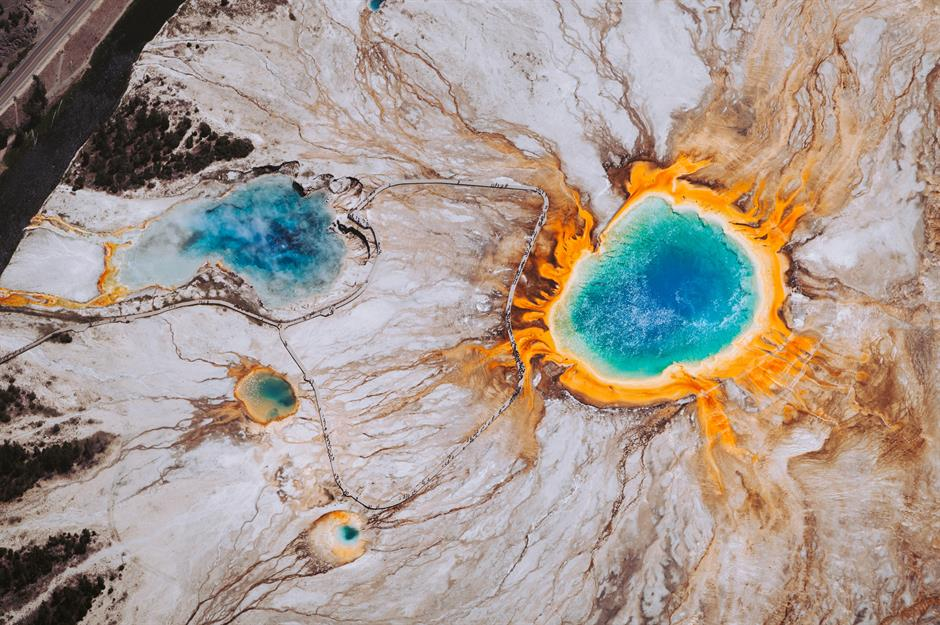
#> input picture test_images/anus1.jpg, 940 x 625 px
$ python PointOfInterestV3.py ../test_images/anus1.jpg
#> lines starting #> are read from the running program, lines starting #| are printed output that depends on the picture; after the words box and inside, x2 and y2 are one past the last pixel; in counts of white or black regions, pixels touching at a corner belong together
import os

import cv2
import numpy as np
import sys

filename = sys.argv[1]
filewithoutjpeg=filename[ 0 :len(filename)-5]
img = cv2.imread(filename)
#> img is the input picture: shape (625, 940, 3); mean B, G, R 143.5, 152.7, 165.7
img2 = cv2.imread(filename)
# Image meta Data
height, width, channels = img.shape
#> height = 625; width = 940; channels = 3

print(height, width, channels)
#| 625 940 3
gray = cv2.cvtColor(img, cv2.COLOR_BGR2GRAY)
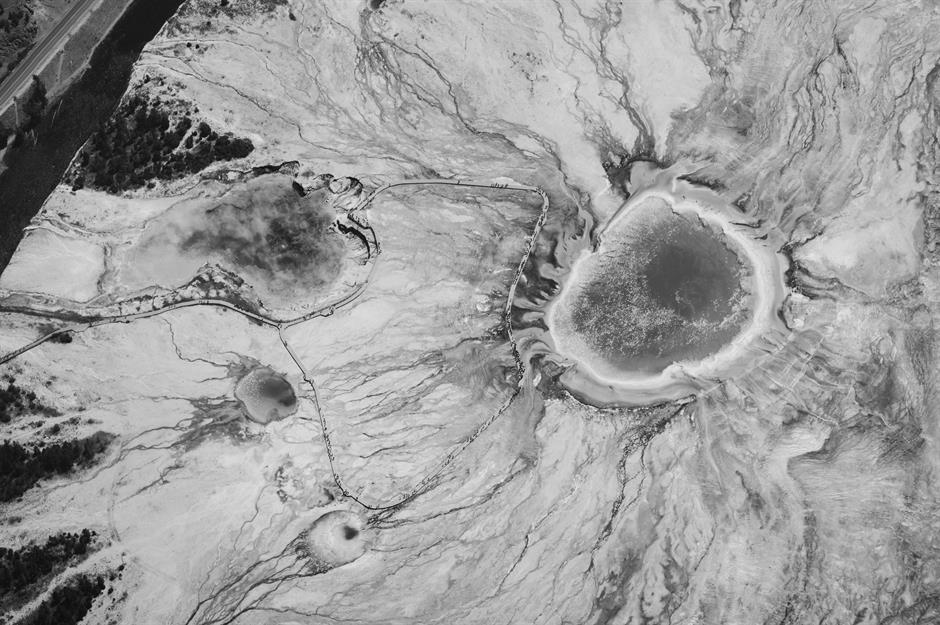
#> gray: shape (625, 940); min 0, max 243, mean 155.5
gray = np.float32(gray)
dst = cv2.cornerHarris(gray, 2, 7, 0.04)
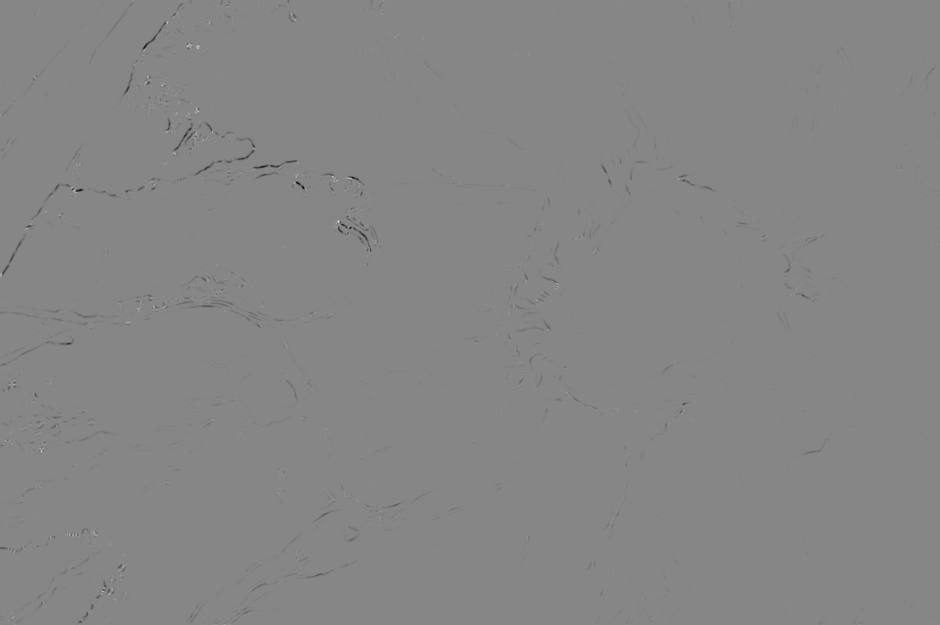
#> dst: shape (625, 940) float32; min -2.48e+11, max 2.23e+11, mean -500965216; drawn with min black and max white
dst[dst < 0.01 * dst.max()] = 202  # This is lazy threshold
# Threshold for an optimal value, it may vary depending on the image.
img[dst > 0.01 * dst.max()] = [0, 0, 255]
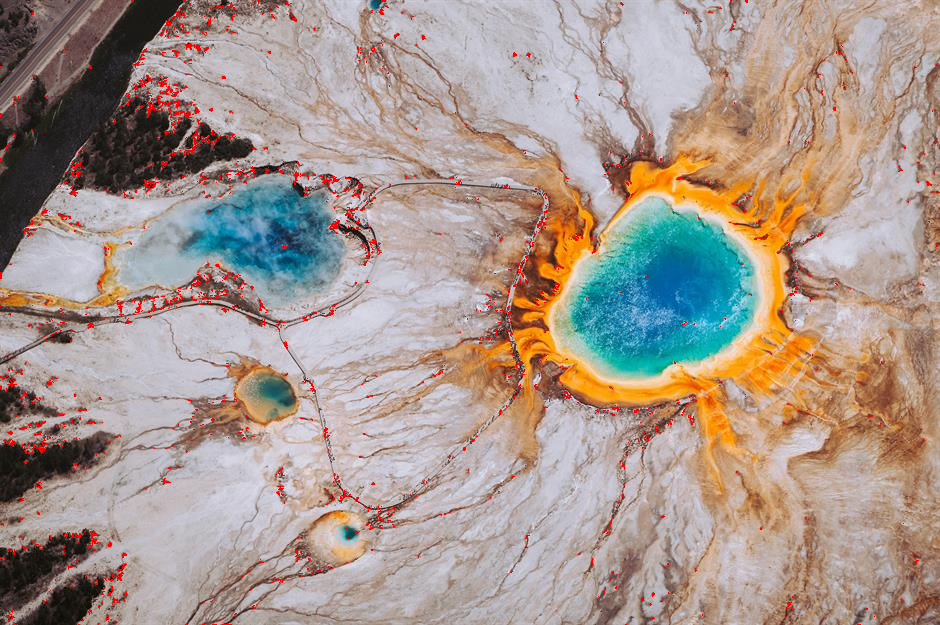
#> img: shape (625, 940, 3); 1.29% of pixels changed, all inside (x1, y1, x2, y2) = (0, 0, 940, 625)
cv2.imshow('dst', img)  # Remove from final sunmission.

# Write dest as txt to make it binary "edge" or "not"
k = 4
string = ""


if( not (os.path.isdir(filewithoutjpeg))):
            os.mkdir(filewithoutjpeg)

curretpath=os.path.abspath(os.getcwd())+"/"+filewithoutjpeg+"/"
os.chdir(curretpath)


extension = ".txt"

file_name =  filewithoutjpeg + extension
f= open(file_name, "w+")
f.write(str(height)+","+str(width)+","+str(k*k)+",")

new_height = int(height / k)
#> new_height = 156
new_width = int(width / k)
#> new_width = 235
part = 0
startIndexW = 0
startIndexH = 0
flag = 0
threshold = (new_height*new_width)*0.1
#> threshold = 3666
thresh_passed_count = 0
while part < k * k:
    # Each part processed , define start Indexes.
    startIndexW = (part % k) * new_width
    startIndexH = (int(part / k)) * new_height
    # Set count for every part.
    count = 0
    for i in range(startIndexH, startIndexH + new_height - 1):
        for j in range(startIndexW, startIndexW + new_width - 1):
            if dst[i, j] != 202:
                # print(count)
                count += 1
    # Edge point statistics
    # print ("part ",part," : has ",count," Dots")
    if count > threshold:
        print(" good part is ", part)
        thresh_passed_count += 1
        crop_img = img2[startIndexH:startIndexH + new_height - 1, startIndexW:startIndexW + new_width - 1]
        string = str(k) + '-' + str(part)


        f.write(str(part)+",")
        cv2.imwrite(curretpath+string+'-crop_img.jpeg', crop_img)

    part += 1
#> after the loop, part = 16; thresh_passed_count = 0


f.write(str(thresh_passed_count)+"/"+str(part))
f.close()

$ run again, on test_images/cloud1.jpeg
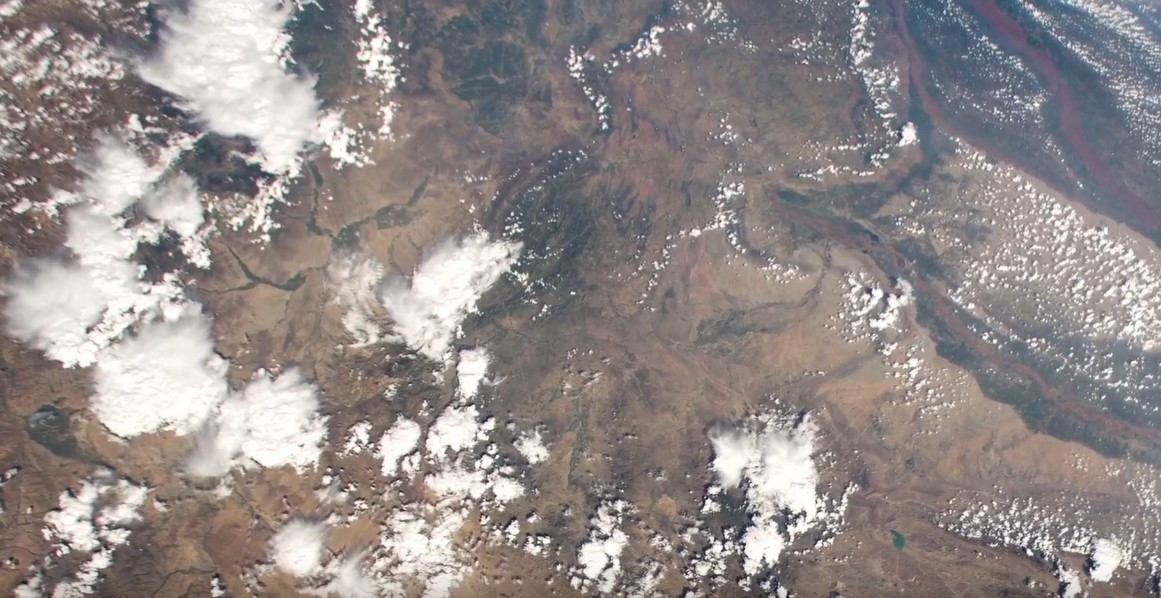
#> input picture test_images/cloud1.jpeg, 1161 x 598 px
#> img is the input picture: shape (598, 1161, 3); mean B, G, R 137.7, 138.7, 146.4
#| 598 1161 3
#> `dst[dst < 0.01 * dst.max()] = 202`:
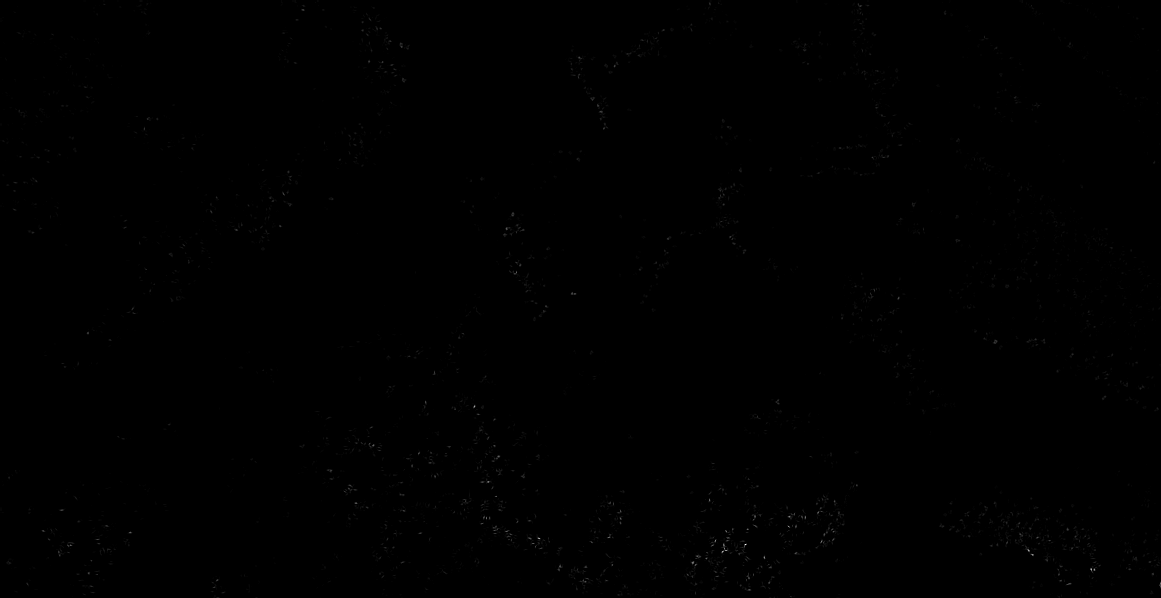
#> dst: shape (598, 1161) float32; min 202, max 2.72e+11, mean 314944256; drawn with min black and max white
#> `img[dst > 0.01 * dst.max()] = [0, 0, 255]`:
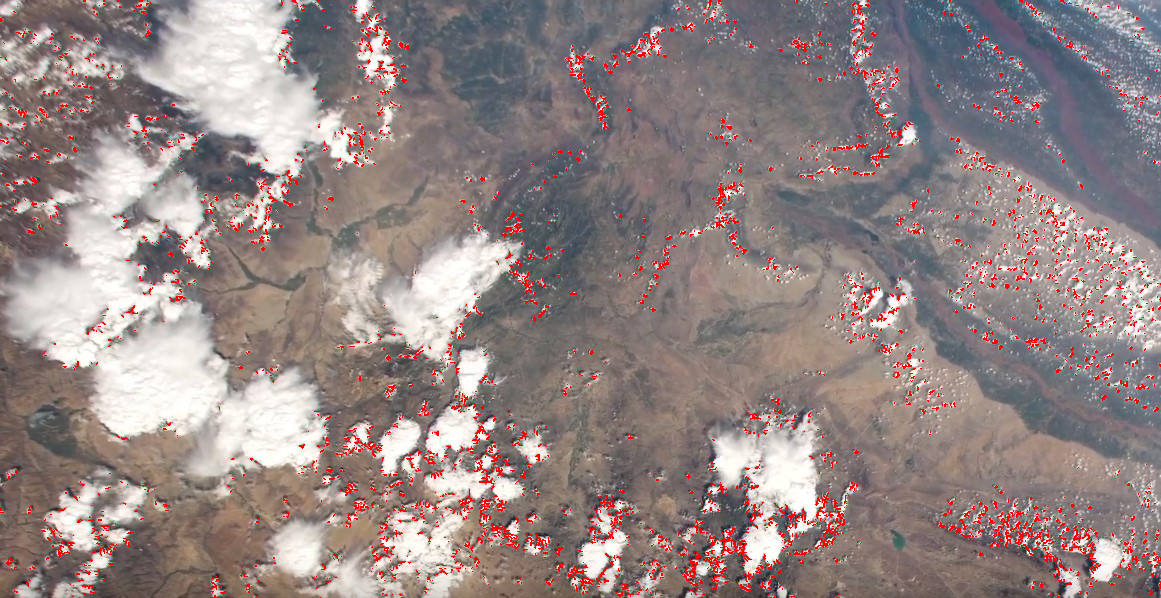
#> img: shape (598, 1161, 3); 3.04% of pixels changed, all inside (x1, y1, x2, y2) = (0, 0, 1161, 598)
#> after the loop `while part < k * k:`: part = 16; thresh_passed_count = 0
